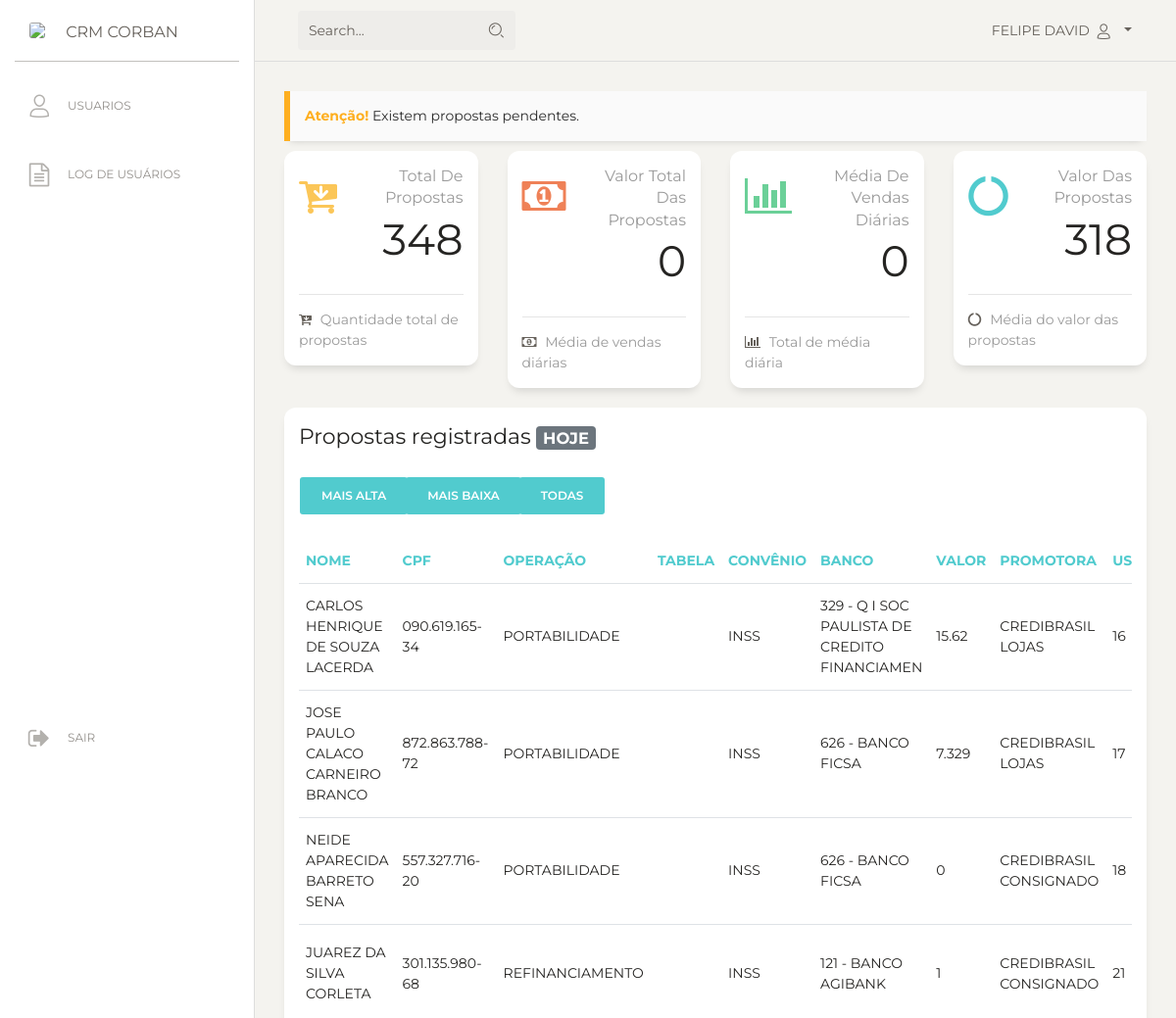
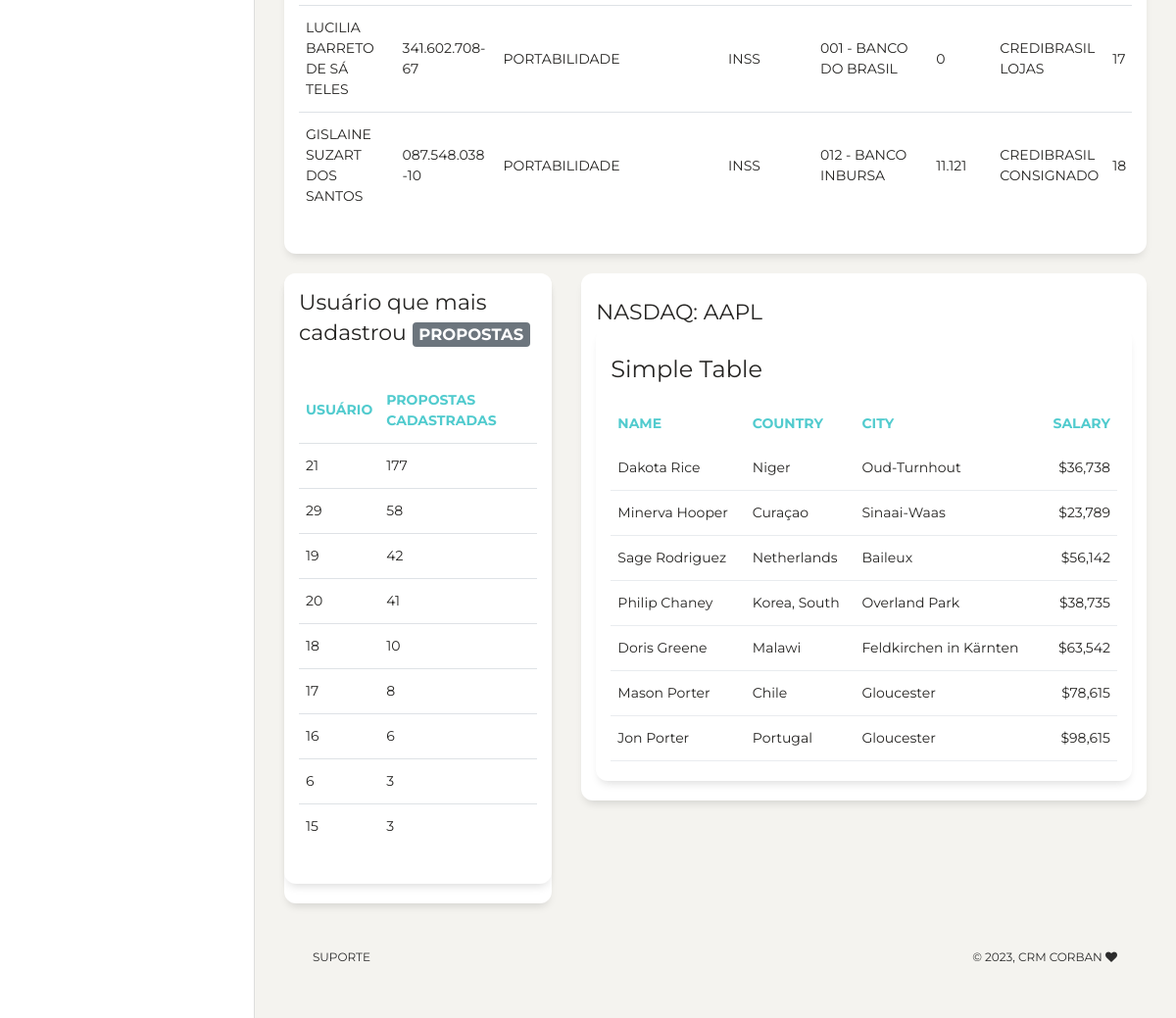
The page /painel_admin.php (signed in) on the database its author committed (2 pictures, top to bottom).
### tables this page shows
CREATE TABLE `propostas` (
  `idpropostas` int(11) NOT NULL,
  `idusuario` int(11) DEFAULT NULL,
  `nome` varchar(100) DEFAULT NULL,
  `cpf` varchar(50) DEFAULT NULL,
  `rg` varchar(45) DEFAULT NULL,
  `numerobeneficio` int(30) NOT NULL,
  `dataemissao` varchar(20) NOT NULL,
  `orgaoemissor` varchar(20) NOT NULL,
  `nascimento` varchar(50) DEFAULT NULL,
  `nomedamae` varchar(100) DEFAULT NULL,
  `nomedopai` varchar(100) DEFAULT NULL,
  `cep` varchar(20) DEFAULT NULL,
  `rua` varchar(100) DEFAULT NULL,
  `numero` varchar(10) DEFAULT NULL,
  `complemento` varchar(20) DEFAULT NULL,
  `bairro` varchar(20) DEFAULT NULL,
  `cidade` varchar(30) DEFAULT NULL,
  `naturalidade` varchar(30) NOT NULL,
  `uf` varchar(30) DEFAULT NULL,
  `telefone` varchar(45) DEFAULT NULL,
  `email` varchar(45) DEFAULT NULL,
  `convenio` varchar(100) DEFAULT NULL,
  `banco` varchar(45) DEFAULT NULL,
  `bancoproposta` varchar(50) NOT NULL,
  `tipodeconta` varchar(45) DEFAULT NULL,
  `agencia` varchar(45) DEFAULT NULL,
  `conta` varchar(30) NOT NULL,
  `renda` float DEFAULT NULL,
  `operacao` varchar(60) DEFAULT NULL,
  `tabela` varchar(60) DEFAULT NULL,
  `promotora` varchar(30) NOT NULL,
  `margem` varchar(45) DEFAULT NULL,
  `prazo` varchar(45) DEFAULT NULL,
  `valor` float DEFAULT NULL,
  `valorparcelas` float DEFAULT NULL,
  `formalizacao` varchar(45) DEFAULT NULL,
  `canal` varchar(45) DEFAULT NULL,
  `documentoanexado` varchar(45) DEFAULT NULL,
  `observacao` varchar(100) DEFAULT NULL,
  `statusproposta` varchar(50) NOT NULL,
  `data` date NOT NULL
);

### painel_admin.php (the view, shortened to what the rows shown need)
<?php
include("conexao.php");
?>
<!DOCTYPE html>
<html lang="pt-br">
<head>
  <link rel="stylesheet" href="css/style.css">
  <link href="https://maxcdn.bootstrapcdn.com/font-awesome/latest/css/font-awesome.min.css" rel="stylesheet">
  <link href="assets/css/bootstrap.min.css" rel="stylesheet" />
  <link href="assets/css/paper-dashboard.css?v=2.0.0" rel="stylesheet" />
  <link href="assets/demo/demo.css" rel="stylesheet" />
</head>
<body class="">
                  <?php
                  $query = "select * from propostas where statusproposta = 'Pendente'";
                  ?>
  <div class="content">
    <div class="row">
      <div class="col-md-12">
        <div class="card">
          <div class="card-body">
            <div class="table-responsive">
              <?php
              if (isset($_GET['buttonPesquisar'])) {
                $query = "select * from propostas where data = curdate()";
              }
              else if (isset($_GET['buttonOcAtendidas'])) {
                $nome = 'Pendentes';
                $query = "select * from propostas where statusproposta = '$nome'  and data = curdate()";
              }
              else if (isset($_GET['buttonOcNaoAtendidas'])) {
                $nome = 'Finalizada';
                $query = "select * from propostas where statusproposta = '$nome'  and data = curdate()";
              }
              else if (isset($_GET['buttonpetsemvacina'])) {
                $nome = '';
                $query = "select * from propostas where statusproposta = '$nome'";
              }
              else {
                $query = "select * from propostas where data = curdate()   order by data asc ";
              }
              $result = mysqli_query($conexao, $query);
              $row = mysqli_num_rows($result);
              if ($row == '') {
                echo "<h3> Não existem dados cadastrados no banco </h3>";
              } else {
              ?>
                <table class="table">
                  <thead class=" text-primary">
                    <th>
                      Nome
                    </th>
                    <th>
                      Cpf
                    </th>
                    <th>
                      Operação
                    </th>
                    <th>
                      Tabela
                    </th>
                    <th>
                      Convênio
                    </th>
                    <th>
                      Banco
                    </th>
                    <th>
                      Valor
                    </th>
                    <th>
                      Promotora
                    </th>
                    <th>
                      Usuário
                    </th>
                  </thead>
                  <tbody>
                    <?php
                    while ($res_1 = mysqli_fetch_array($result)) {
                      $nome = $res_1["nome"];
                      $cpf = $res_1["cpf"];
                      $operacao = $res_1["operacao"];
                      $tabela = $res_1["tabela"];
                      $convenio = $res_1["convenio"];
                      $banco = $res_1["banco"];
                      $valor = $res_1["valor"];
                      $promotora = $res_1["promotora"];
                      $usuario = $res_1["idusuario"];
                    ?>
                      <tr>
                        <td><?php echo $nome; ?></td>
                        <td><?php echo  $cpf; ?></td>
                        <td><?php echo  $operacao;  ?></td>
                        <td><?php echo $tabela;  ?></td>
                        <td><?php echo $convenio; ?></td>
                        <td><?php echo $banco; ?></td>
                        <td><?php echo  $valor; ?></td>
                        <td><?php echo  $promotora; ?></td>
                        <td><?php echo  $usuario; ?></td>
                      </tr>
                    <?php
                    }
                    ?>
                  </tbody>
                </table>
              <?php
              }
              ?>
            </div>
          </div>
        </div>
      </div>
    </div>
    <div class="row">
      <div class="col-md-4">
        <div class="card ">
          <div class="row">
            <div class="col-md-12">
              <div class="card">
                <div class="card-body">
                  <div class="table-responsive">
                    <?php
                    $query = "SELECT idusuario, COUNT(idusuario) as propostas
                FROM propostas
                GROUP BY idusuario
                ORDER BY propostas DESC;";
                    $result = mysqli_query($conexao, $query);
                    $row = mysqli_num_rows($result);
                    if ($row == '') {
                      echo "<h3> Não existem dados cadastrados no banco </h3>";
                    } else {
                    ?>
                      <table class="table">
                        <thead class=" text-primary">
                          <th>
                            Usuário
                          </th>
                          <th>
                            Propostas cadastradas
                          </th>
                        </thead>
                      </table>
                    <?php
                    }
                    ?>
                  </div>
                </div>
              </div>
            </div>
          </div>
        </div>
      </div>
      <div class="col-md-8">
        <div class="card card-chart">
          <div class="card-header">
            <div class="row">
              <div class="col-md-12">
                <div class="card">
                  <div class="card-body">
                    <div class="table-responsive">
                      <table class="table">
                        <thead class=" text-primary">
                          <th>
                            Name
                          </th>
                          <th>
                            Country
                          </th>
                          <th>
                            City
                          </th>
                          <th class="text-right">
                            Salary
                          </th>
                        </thead>
                      </table>
                    </div>
                  </div>
                </div>
              </div>
            </div>
          </div>
        </div>
      </div>
    </div>
    </head>
    <body>
  </div>
</body>
</html>

### rows shown on the page
propostas: nome "CARLOS HENRIQUE DE SOUZA LACERDA", cpf "090.619.165-34", operacao "PORTABILIDADE", convenio "INSS", banco "329 - Q I SOC PAULISTA DE CREDITO FINANCIAMEN", valor "15.62", promotora "CREDIBRASIL LOJAS", idusuario "16"
propostas: nome "JOSE PAULO CALACO CARNEIRO BRANCO", cpf "872.863.788-72", operacao "PORTABILIDADE", convenio "INSS", banco "626 - BANCO FICSA", valor "7.329", promotora "CREDIBRASIL LOJAS", idusuario "17"
propostas: nome "NEIDE APARECIDA BARRETO SENA", cpf "557.327.716-20", operacao "PORTABILIDADE", convenio "INSS", banco "626 - BANCO FICSA", valor "0", promotora "CREDIBRASIL CONSIGNADO", idusuario "18"
propostas: nome "JUAREZ DA SILVA CORLETA", cpf "301.135.980-68", operacao "REFINANCIAMENTO", convenio "INSS", banco "121 - BANCO AGIBANK", valor "1", promotora "CREDIBRASIL CONSIGNADO", idusuario "21"
propostas: nome "LUCILIA BARRETO DE SÁ TELES", cpf "341.602.708-67", operacao "PORTABILIDADE", convenio "INSS", banco "001 - BANCO DO BRASIL", valor "0", promotora "CREDIBRASIL LOJAS", idusuario "17"
propostas: nome "GISLAINE SUZART DOS SANTOS", cpf "087.548.038-10", operacao "PORTABILIDADE", convenio "INSS", banco "012 - BANCO INBURSA", valor "11.121", promotora "CREDIBRASIL CONSIGNADO", idusuario "18"

### other values the page prints
$_SESSION['nome_usuario'] "FELIPE DAVID"
$row "348"
$row "0"
$row "318"
$nome "21"
$propostas "177"
$nome "29"
$propostas "58"
$nome "19"
$propostas "42"
$nome "20"
$propostas "41"
$nome "18"
$propostas "10"
$nome "17"
